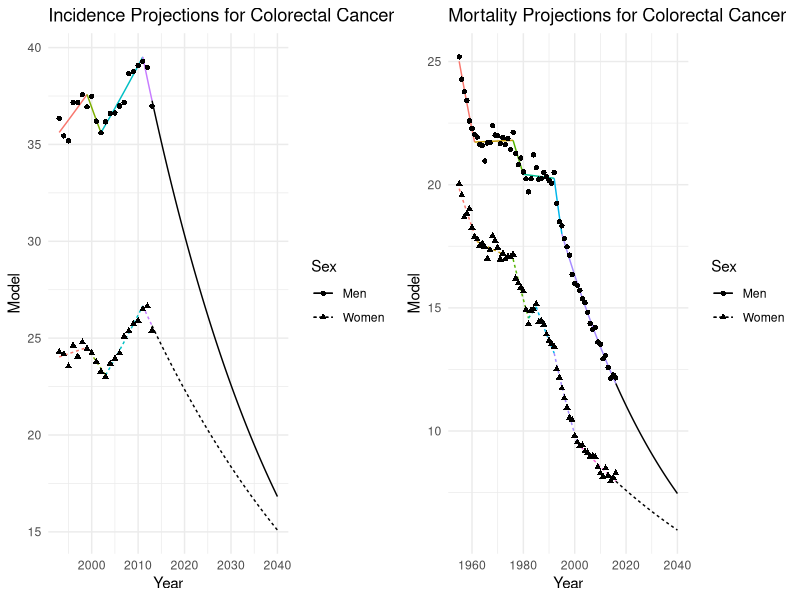
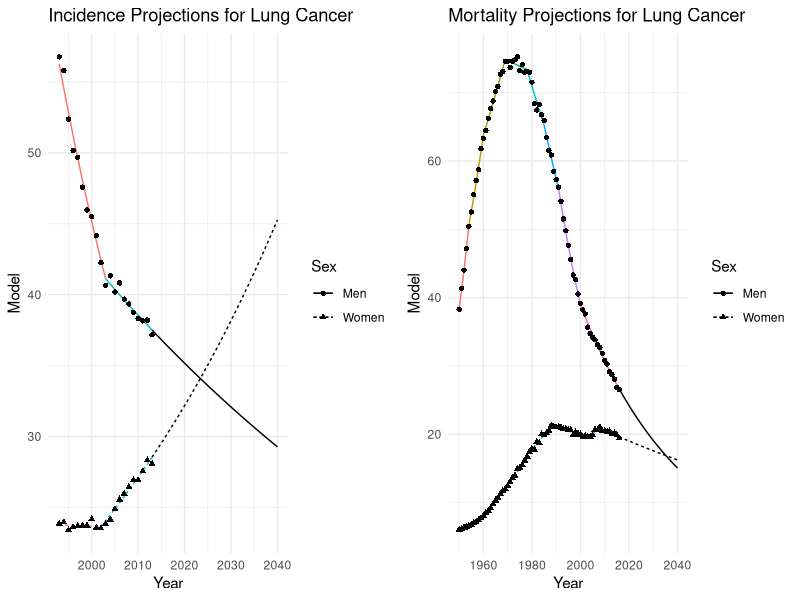
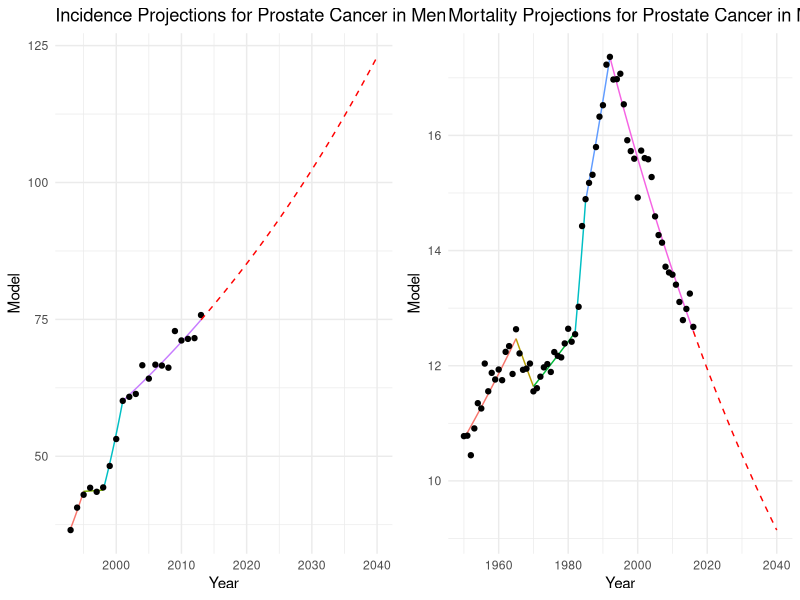
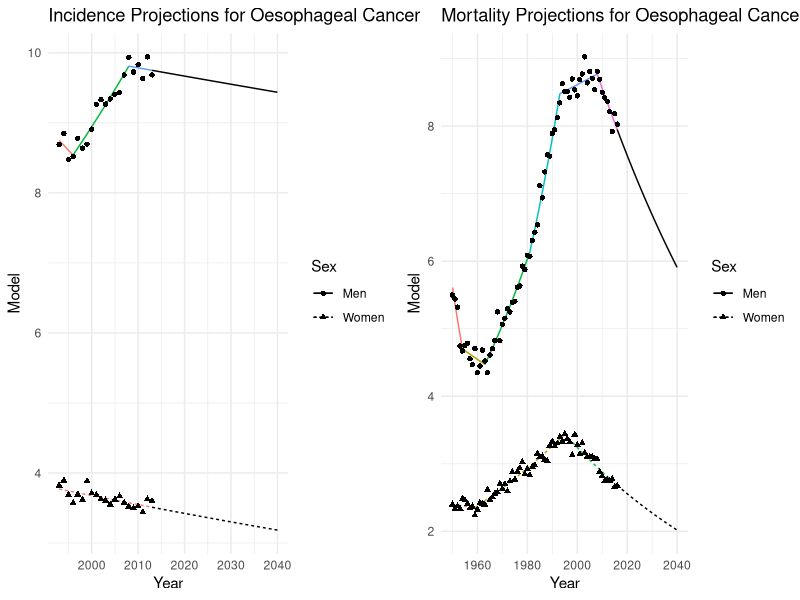
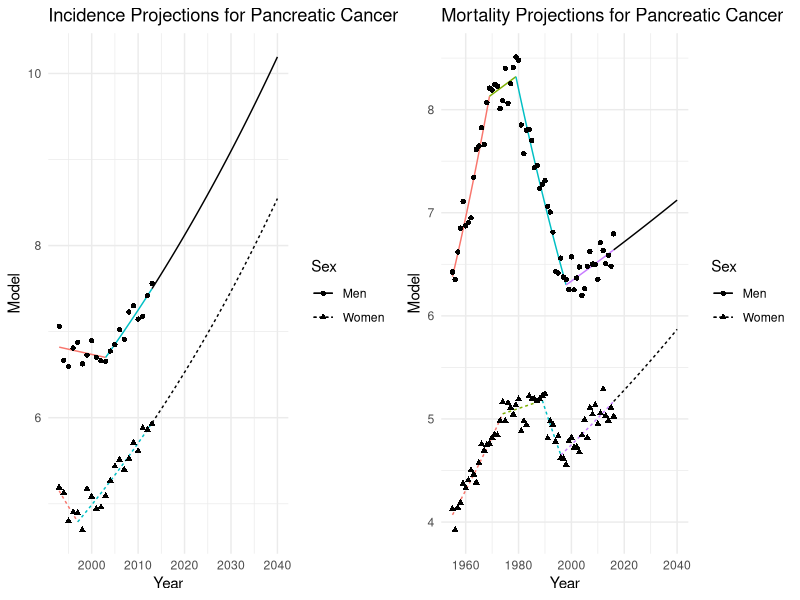
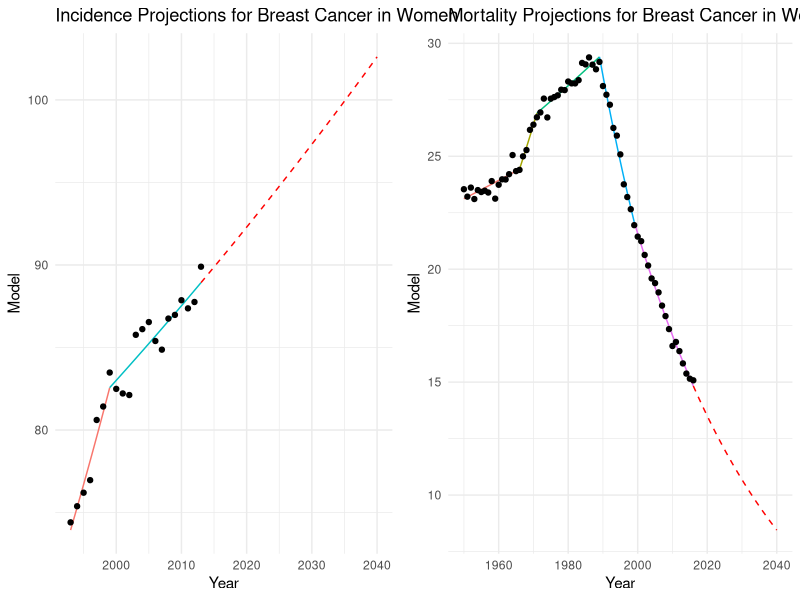
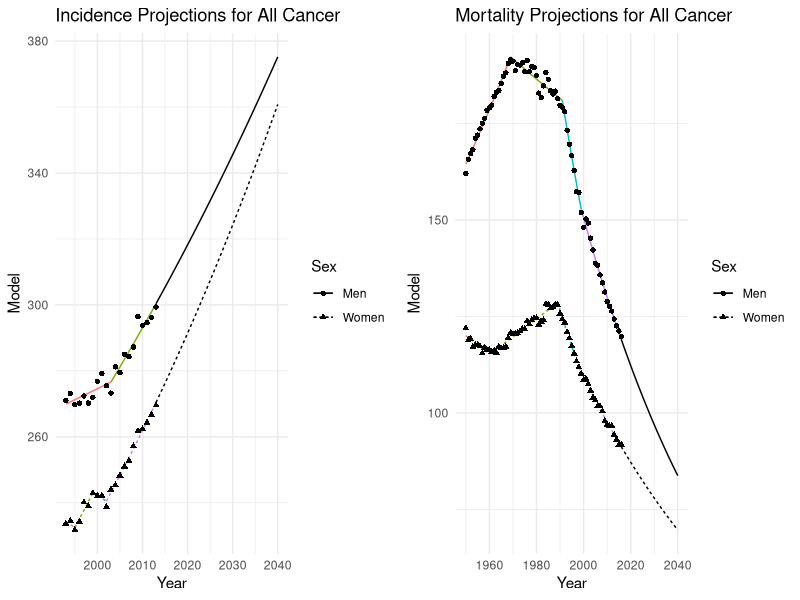
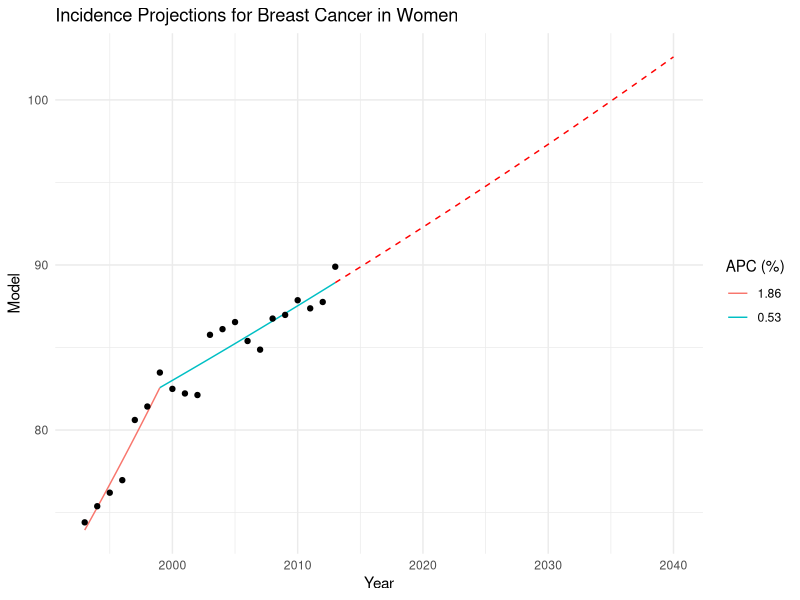

Reproduce these figures in R, in order.
## ---- chunk 1
library(dplyr)
library(readxl)
library(ggplot2)
library(gridExtra)
library(scales)
## ---- chunk 2
# knitr::opts_knit$set(root.dir = "C:/Users/rfrost/OneDrive - The Institute of Cancer Research/Documents/Position Paper/Data")
knitr::opts_knit$set(root.dir = "C:/Users/rfrost/OneDrive - The Institute of Cancer Research/Documents/UK-cancer-trends/Data")
theme_set(theme_minimal())
## ---- chunk 3

extract_joinpoint_splines <- function(data_jp){
  
  # Getting initial joins, as well as the APC (just before) the joins
  joins <- data_jp |>
    mutate(APC = case_when(!is.na(Flag) ~ lag(APC), TRUE ~ APC)) |>
    filter(grepl(Flag, pattern = "Joinpoint")) |>
    mutate(section = as.numeric(gsub(Flag, pattern = "Joinpoint ", replacement = "")))
  
  # Need a second set so we have full joins for both sides
  joins2 <- joins |>
    mutate(section = section + 1)
  
  # Getting start and end points and adding in joins from there
  start_end <- data_jp |>
    filter(row_number() %in% c(1, nrow(data_jp))) |>
    arrange(Year) |>
    mutate(section = case_when(
      row_number() == 1 ~ 1,
      row_number() == 2 ~ Joinpoints[1] + 1
    )) |>
    rbind(joins) |>
    rbind(joins2) |>
    mutate(APC = as.numeric(gsub(APC, pattern = "\\*", replacement = ""))) |>
    select(Year, Model, section, APC) |>
    arrange(Year, section)
  
  
  output_data <- data.frame()

  # Adding in points to get to exponential curves
  for(i in 1:(max(data_jp$Joinpoints)+1)){
    
    tempdata <- start_end[start_end$section == i,]

    new_data <- data.frame(Year = seq(tempdata$Year[1], tempdata$Year[2], by = 0.1))
    new_data$Model <- seq(log(tempdata$Model[1]), log(tempdata$Model[2]), by = (log(tempdata$Model[2]) - log(tempdata$Model[1]))/(nrow(new_data)-1))
    new_data$Model <- exp(new_data$Model)
    new_data$section <- i
    new_data$APC <- tempdata$APC[!is.na(tempdata$APC)][2]

    output_data <- rbind(output_data, new_data)

  }
  
  return(output_data)
  
}

get_proj_data <- function(data, data_jp, projection.yr){
  
 final <- data_jp |>
    arrange(desc(Year)) |>
    filter(row_number() == 1) |>
    mutate(APC = as.numeric(gsub(APC, pattern = "\\*", replacement = "")),
           APCnew = 1 + APC/100)
  
  proj_data <- data.frame(Year = seq(final$Year, projection.yr, by = 0.1))
  proj_data$lograte <- seq(from = log(final$Model), by = log((final$APCnew)^(1/10)), length.out = nrow(proj_data))
  proj_data$rate <- exp(proj_data$lograte)
  
  return(proj_data)
    
}


plot_joinpoint_output <- function(cancer, sex = 3, data, data_jp, incmort, start.yr = NA, projection.yr = NA, projection.target = NA, report.APC = FALSE){
  
  data <- data |> 
    filter(`Cancer label` == cancer)
  
  if(sex == 3 & length(unique(data$Sex))<2){
    sex <- unique(data$Sex)
  }
  
  
  if(sex==3){
    
    # Filter both dataframes for the relevant data
    data <- data |>
      filter(Year >= max(c(start.yr, min(Year)), na.rm = T)) |>
      mutate(Sex = ifelse(Sex==1, "Men", "Women"))
    
    data_jp <- data_jp |>
      filter(Cancer.label == cancer)
    
    data_jp_men <- data_jp |>
      filter(Sex == 1)
    
    data_jp_women <- data_jp |>
      filter(Sex == 2) 
    
    # Call function to extract useful information from joinpoint data
    
    jp_plot_men <- extract_joinpoint_splines(data_jp_men) |>
      mutate(Sex = "Men")
    jp_plot_women <- extract_joinpoint_splines(data_jp_women) |>
      mutate(Sex = "Women")
    
    jp_plot <- rbind(jp_plot_men, jp_plot_women)
    
    # Making variable for dynamic plot title generation
    projection <- !is.na(projection.yr)
    proj_lab <- ifelse(projection, "Projections", "Trends")
    
    # Initial plotting of trends
    plot <- ggplot() +
        geom_line(data = jp_plot, aes(x = Year, y = Model, colour = factor(section, levels = unique(section)), linetype = Sex)) +
        geom_point(data = data, aes(x = Year, y = `ASR (World)`, shape = Sex)) +
        # geom_line(data = jp_plot_men, aes(x = Year, y = Model, colour = factor(APC, levels = unique(APC), labels = round(unique(APC), digits = 2)))) +
        # geom_line(data = jp_plot_women, aes(x = Year, y = Model, colour = factor(APC, levels = unique(APC), labels = round(unique(APC), digits = 2)), linetype = "dashed")) +
        scale_colour_discrete() +
        # guides(colour = "none") +
        # geom_point(data = jp_plot, aes(x = Year, y = Model, colour = section)) +
        ggtitle(paste0(incmort, " ", proj_lab, " for ", cancer, " Cancer")) +
        scale_x_continuous(breaks = pretty_breaks())
    
    report.APC = F
    
      # If projection is desired, impute data to that point.
    if(projection){
      
      proj_data_men <- get_proj_data(data[data$Sex==1,], data_jp_men, projection.yr) |>
        mutate(Sex = "Men")
      proj_data_women <- get_proj_data(data[data$Sex==2,], data_jp_women, projection.yr) |>
        mutate(Sex = "Women")
      
      proj_data <- rbind(proj_data_men, proj_data_women)
      
      # Plotting extrapolation
      plot <- plot +
        geom_line(data = proj_data, aes(x = Year, y = rate, linetype = Sex))

    }
    
  } else {
  
    # Filter both dataframes for the relevant data
    data <- data |>
      filter(Sex == sex) |>
      filter(Year >= max(c(start.yr, min(Year)), na.rm = T))
    
    data_jp <- data_jp |>
      filter(Cancer.label == cancer, Sex == sex)
    
    # Call function to extract useful information from joinpoint data
    jp_plot <- extract_joinpoint_splines(data_jp) |>
      filter(Year >= max(c(start.yr, min(Year)), na.rm = T))
    
    # Recoding sex label for plot
    sex_lab <- ifelse(sex == 2, "Women", "Men")
    
    # Making variable for dynamic plot title generation
    projection <- !is.na(projection.yr)
    proj_lab <- ifelse(projection, "Projections", "Trends")
    
    # Initial plotting of trends
    plot <- ggplot() +
        geom_line(data = jp_plot, aes(x = Year, y = Model, colour = factor(APC, levels = unique(APC), labels = round(unique(APC), digits = 2)))) +
        geom_point(data = data, aes(x = Year, y = `ASR (World)`)) +
        scale_colour_discrete() +
        # guides(colour = "none") +
        # geom_point(data = jp_plot, aes(x = Year, y = Model, colour = section)) +
        ggtitle(paste0(incmort, " ", proj_lab, " for ", cancer, " Cancer in ", sex_lab)) +
        scale_x_continuous(breaks = pretty_breaks())
    
    # If projection is desired, impute data to that point.
    if(projection){
      
      proj_data <- get_proj_data(data, data_jp, projection.yr)
      
      # Plotting extrapolation
      plot <- plot +
        geom_line(data = proj_data, aes(x = Year, y = rate), colour = "red", linetype = "dashed")
    
      # If target is desired, plotting green box around the target
      if(!is.na(projection.target)){
        
        # Getting final ASR data point to project from
        final_ASR <- data |>
          arrange(desc(Year)) |>
          filter(row_number()==1) |>
          pull(`ASR (World)`)
        
          # geom_hline(yintercept = final_data$`ASR (World)`*projection.target, colour = "forestgreen")
        plot <- plot + 
          annotate("rect", xmin = max(data$Year), xmax = Inf,ymin = -Inf, 
                                ymax = final_ASR*projection.target,
                                alpha = 0.2, fill = "lightgreen") +
          labs(caption = paste0("Green box represents goal of a ", 100*(1-projection.target), "% reduction in mortality rate in the UK by ", projection.yr))
      }
    }
    
  }
  
  # If reported APC is desired, plot legend.
  if(report.APC){
    plot <- plot +
      labs(colour = "APC (%)")
  } else{
    plot <- plot +
      guides(colour = "none")
  }
  
  return(plot)
  
}

## ---- chunk 4

# Read in all data
data <- read_excel("Cancer_Projection_Data.xlsx") |>
  rbind(read_excel("Cancer_Projection_Data_All.xlsx")) |>
  mutate(`Cancer label` = case_when(
    `Cancer label` == "Colorectum" ~ "Colorectal",
    `Cancer label` == "Oesophagus" ~ "Oesophageal",
    `Cancer label` == "Pancreas" ~ "Pancreatic",
    `Cancer label` == "All sites excl. non-melanoma skin cancer" ~ "All",
    TRUE ~ `Cancer label`
  ))

# Incidence data
incidence_data <- data |>
  filter(Type == 0)

incidence_jp <- read.delim("Cancer_Incidence_Joinpoint.txt", sep = "\t") |>
  mutate(Cancer.label = case_when(
    Cancer.label == "Colorectum" ~ "Colorectal",
    Cancer.label == "Oesophagus" ~ "Oesophageal",
    Cancer.label == "Pancreas" ~ "Pancreatic",
    TRUE ~ Cancer.label
  ))

all_incidence_jp <- read.delim("Cancer_Incidence_Joinpoint_All.txt", sep = "\t") |>
  mutate(Cancer.label = "All")

incidence_jp <- incidence_jp |>
  rbind(all_incidence_jp)

# Mortality data
mortality_data <- data |>
  filter(Type == 1)

mortality_jp <- read.delim("Cancer_Mortality_Joinpoint.txt", sep = "\t") |>
  mutate(Cancer.label = case_when(
    Cancer.label == "Colorectum" ~ "Colorectal",
    Cancer.label == "Oesophagus" ~ "Oesophageal",
    Cancer.label == "Pancreas" ~ "Pancreatic",
    TRUE ~ Cancer.label
  ))

all_mortality_jp <- read.delim("Cancer_Mortality_Joinpoint_All.txt", sep = "\t") |>
  mutate(Cancer.label = "All")

mortality_jp <- mortality_jp |>
  rbind(all_mortality_jp)

# Gettings cancers and sexes and looping over all.
cancers <- unique(mortality_data$`Cancer label`)
sexes <- c(1,2)

# for(cancer in cancers){
#   for(sex in sexes){
#     if((cancer == "Prostate" & sex == 2) | 
#        (cancer == "Breast" & sex == 1)){
#       
#     } else {
#       p1 <- plot_joinpoint_output(cancer, sex, incidence_data, incidence_jp, "Incidence")
#       # plots[[paste0(cancer, "|", sex, "|Incidence")]] <- plot_joinpoint_output(cancer, sex, incidence_data, incidence_jp, "Incidence")
#       p2 <- plot_joinpoint_output(cancer, sex, mortality_data, mortality_jp, "Mortality", projection.yr = 2040, projection.target = 0.85)
#       # plots[[paste0(cancer, "|", sex, "|Mortality")]] <- plot_joinpoint_output(cancer, sex, mortality_data, mortality_jp, "Mortality", projection.yr = 2035, projection.target = 0.91)
#       grid.arrange(p1, p2, nrow = 1, widths = c(4,4))
#     }
#   }
# }

for(cancer in cancers){
  p1 <- plot_joinpoint_output(cancer, sex = 3, incidence_data, incidence_jp, "Incidence", projection.yr = 2040)
  p2 <- plot_joinpoint_output(cancer, sex = 3, mortality_data, mortality_jp, "Mortality", projection.yr = 2040)
  grid.arrange(p1, p2, nrow = 1, widths = c(4,4))
}

## ---- chunk 5

# Filter both dataframes for the relevant data
# data <- incidence_data |>
#   filter(`Cancer label` == "Breast")
# data_jp <- incidence_jp |>
#   filter(Cancer.label == "Breast")
# 
# jp_plot <- extract_joinpoint_splines(data_jp)
# 
# plot <- ggplot(data = data, aes(x = Year, y = `ASR (World)`)) +
#     geom_point() +
#     geom_line(data = jp_plot, aes(x = Year, y = Model, colour = factor(APC, levels = unique(APC)))) +
#     scale_colour_discrete() +
#     labs(colour = "APC (%)") +
#     ggtitle("Incidence Projections for Breast Cancer in the UK")
# 
# final <- data_jp |>
#   arrange(desc(Year)) |>
#   filter(row_number() == 1) |>
#   mutate(APC = as.numeric(gsub(APC, pattern = "\\*", replacement = "")),
#          APCnew = 1 + APC/100)
# 
# final_data <- data |>
#   arrange(desc(Year)) |>
#   filter(row_number()==1)
# 
# 
# proj_data <- data.frame(Year = seq(final$Year, 2040, by = 0.1))
# proj_data$lograte <- seq(from = log(final$Model), by = log((final$APCnew)^(1/10)), length.out = nrow(proj_data))
# proj_data$rate <- exp(proj_data$lograte)
# 
# plot <- plot +
#   geom_line(data = proj_data, aes(x = Year, y = rate), colour = "red", linetype = "dashed") 
# 
# plot +
#   scale_x_continuous(breaks = pretty_breaks())

plot_joinpoint_output(cancer = "Breast", data = incidence_data, data_jp = incidence_jp, incmort = "Incidence", projection.yr = 2040, report.APC = T)


## ---- chunk 6

# Filter both dataframes for the relevant data
# data <- mortality_data |>
#   filter(`Cancer label` == "Breast") |>
#   filter(Year >= 1993)
# data_jp <- mortality_jp |>
#   filter(Cancer.label == "Breast")
# 
# jp_plot <- extract_joinpoint_splines(data_jp) |>
#   filter(Year >= 1993)
# 
# plot <- ggplot(data = data, aes(x = Year, y = `ASR (World)`)) +
#     geom_point() +
#     geom_line(data = jp_plot, aes(x = Year, y = Model, colour = factor(APC, levels = unique(APC), labels = round(unique(APC), digits = 2)))) +
#     # scale_colour_discrete() +
#     labs(colour = "APC (%)") +
#     ggtitle("Mortality Rates for Breast Cancer in the UK")
# 
# final <- data_jp |>
#   arrange(desc(Year)) |>
#   filter(row_number() == 1) |>
#   mutate(APC = as.numeric(gsub(APC, pattern = "\\*", replacement = "")),
#          APCnew = 1 + APC/100)
# 
# final_data <- data |>
#   arrange(desc(Year)) |>
#   filter(row_number()==1)
# 
# 
# proj_data <- data.frame(Year = seq(final$Year, 2040, by = 0.1))
# proj_data$lograte <- seq(from = log(final$Model), by = log((final$APCnew)^(1/10)), length.out = nrow(proj_data))
# proj_data$rate <- exp(proj_data$lograte)
# 
# plot <- plot +
#   geom_line(data = proj_data, aes(x = Year, y = rate), colour = "red", linetype = "dashed") +
#   # geom_hline(yintercept = final_data$`ASR (World)`*0.85, colour = "forestgreen")
#   annotate("rect", xmin = max(data$Year), xmax = Inf, 
#            ymin = -Inf, ymax = final_data$`ASR (World)`*0.85,
#            alpha = 0.2, fill = "lightgreen") +
#   labs(caption = "Green box represents CRUK's goal of a 15% reduction in mortality rate in the UK by 2040")
#   
# plot +
#   scale_x_continuous(breaks = pretty_breaks())


plot_joinpoint_output(cancer = "Breast", data = mortality_data, data_jp = mortality_jp, incmort = "Mortality", projection.yr = 2040, report.APC = T, projection.target = 0.85, start.yr = 1993)
